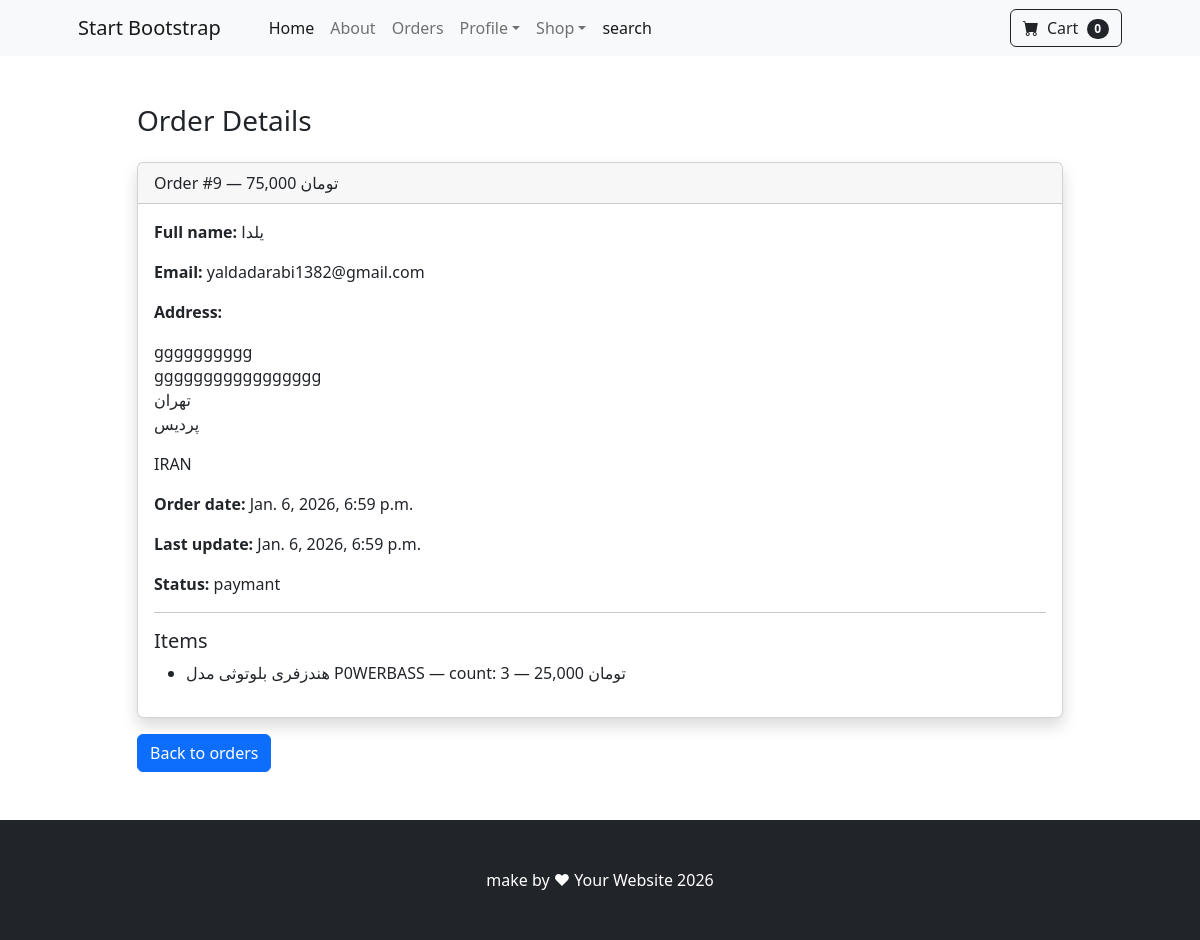
The app's page /order_details/9/ (signed in) with its own data.
### payment/models.py (models this page shows, shortened)
class Order(models.Model):
    STATUS_ORDER=[
        ('pending','paymant'),
        ('processing','process'),
        ('shipped','sending items to  post'),
        ('deleverd','deliverd')
    ]
    user = models.ForeignKey(User, on_delete=models.CASCADE,null=True, blank=True)
    full_name = models.CharField(max_length=250)
    email=models.CharField(max_length=300)
    shipping_address = models.TextField(max_length=150000)
    amount_paid=models.DecimalField(max_digits=12, decimal_places=0, default=0)
    date_ordered=models.DateTimeField(auto_now_add=True)
    status=models.CharField(max_length=50,choices=STATUS_ORDER,default='pending')
    last_update=models.DateTimeField(auto_now=True)
    class Meta:
        verbose_name_plural = "Orders"

class OrderItem(models.Model):
    order = models.ForeignKey(Order, on_delete=models.CASCADE,null=True)
    product = models.ForeignKey(Product, on_delete=models.CASCADE)
    user = models.ForeignKey(User, on_delete=models.CASCADE)
    quantity = models.PositiveBigIntegerField(default=1 )
    price = models.DecimalField(max_digits=12, decimal_places=0, default=0)
    class Meta:
        verbose_name_plural = "Order Items"

### shop/models.py (models this page shows)
class Product(models.Model):
    name=models.CharField(max_length=100)
    description=models.TextField(null=True,blank=True,default="")
    price=models.DecimalField(max_digits=12,decimal_places=0,default=0)
    category=models.ForeignKey(Category,on_delete=models.CASCADE,default=1)
    star=models.IntegerField(default=0,validators=[MinValueValidator(0),MaxValueValidator(5)])
    picture=models.ImageField(upload_to='products/',null=True,blank=True)
    Is_sale=models.BooleanField(default=False)
    sale_price=models.DecimalField(max_digits=12,decimal_places=0,default=0)
    def __str__(self):
        return self.name

### shop/views.py (the view)
# urls.py: path('order_details/<int:pk>/', views.order_details, name='order_details'),
def order_details(request,pk):
    if request.user.is_authenticated:
        order=Order.objects.get(id=pk)
        items=OrderItem.objects.filter(order=pk)
        context={
            'order':order,
            'items':items
        }
        return render(request, 'order_details.html',context)
    else:
        messages.success(request,'dont have this page!!!')
        return redirect('home')

### cart/cart.py (called while the page is built)
    def __len__(self):
        return len(self.cart)

### cart/context_processors.py (called while the page is built)
def cart(request):
    return {'cart': Cart(request)}

### shop/templates/order_details.html
{% extends 'base.html' %}
{% load humanize %}
{% block content %}
<br><br>
<div class="container">
    <div class="row justify-content-center">
        <div class="col-10">
            <h3 class="mb-4">Order Details</h3>
            <div class="card shadow">
                <div class="card-header">
                    Order #{{ order.id }} —
                    {{ order.amount_paid|intcomma }} تومان
                </div>
                <div class="card-body">
                    <p><strong>Full name:</strong> {{ order.full_name }}</p>
                    <p><strong>Email:</strong> {{ order.email }}</p>
                    <p><strong>Address:</strong><br>{{ order.shipping_address|linebreaks }}</p>
                    <p><strong>Order date:</strong> {{ order.date_ordered }}</p>
                    <p><strong>Last update:</strong> {{ order.last_update }}</p>
                    <p><strong>Status:</strong> {{ order.get_status_display }}</p>
                    <hr>
                    <h5>Items</h5>
                    <ul>
                        {% for item in items %}
                            <li>
                                {{ item.product }} —
                                count: {{ item.quantity }} —
                                {{ item.price|intcomma }} تومان
                            </li>
                        {% empty %}
                            <li>No items found.</li>
                        {% endfor %}
                    </ul>
                </div>
            </div>
            <a href="{% url 'orders' %}" class="btn btn-primary mt-3">
                Back to orders
            </a>
        </div>
    </div>
</div>
<br><br>
{% endblock %}

### records on screen
Order: id "9", amount_paid "75,000", full_name "یلدا", email "yaldadarabi1382@gmail.com", shipping_address "gggggggggg ggggggggggggggggg تهران پردیس IRAN", date_ordered "Jan. 6, 2026, 6:59 p.m.", last_update "Jan. 6, 2026, 6:59 p.m.", status "paymant"
OrderItem: product "هندزفری بلوتوثی مدل P0WERBASS", quantity "3", price "25,000"

### other values on screen
{{ cart|length }} "0"
